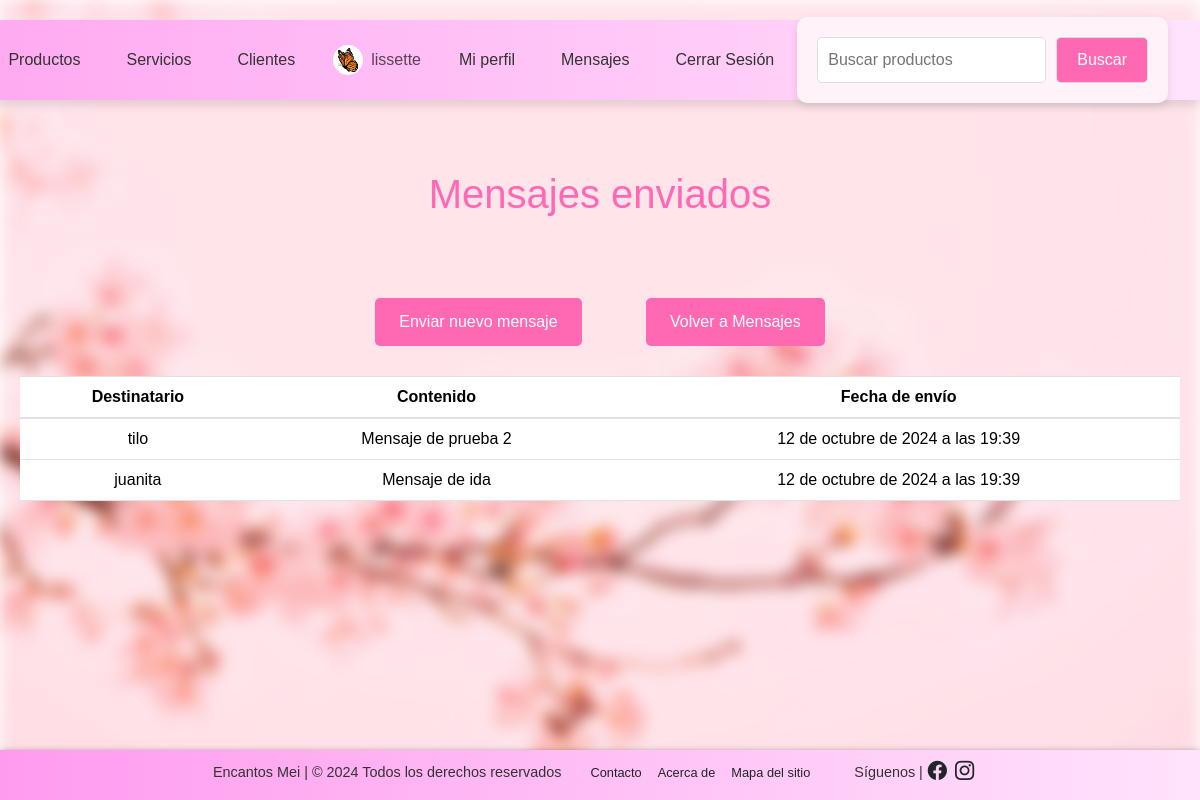
The app's page /messages/sent/ (signed in) with its own data.
### shop/models.py (models this page shows)
class Profile(models.Model):
    user = models.OneToOneField(User, on_delete=models.CASCADE)
    address = models.CharField(max_length=255, blank=True)
    phone_number = models.CharField(max_length=20, blank=True)
    profile_picture = models.ImageField(upload_to='profile_pictures/', blank=True, null=True)

### shop_messages/models.py (models this page shows, shortened)
class Message(models.Model):
    sender = models.ForeignKey(User, related_name='sent_messages', null=True, blank=True, on_delete=models.CASCADE)
    sender_name = models.CharField(max_length=255, null=True, blank=True)
    recipient = models.ForeignKey(User, related_name='received_messages', on_delete=models.CASCADE)
    content = models.TextField()
    sent_date = models.DateTimeField(auto_now_add=True)
    read = models.BooleanField(default=False)

### shop_messages/views.py (the view)
# urls.py: path('sent/', SentMessagesView.as_view(), name='sent_messages'),
class SentMessagesView(View):
    def get(self, request):
        messages = Message.objects.filter(sender=request.user).order_by('-sent_date')
        return render(request, 'sent_messages.html', {
            'messages': messages,
            'is_admin': is_admin(request.user),
        })

### shop/context_processors.py (called while the page is built)
def profile_context(request):
    profile = None
    if request.user.is_authenticated:
        try:
            profile = Profile.objects.get(user=request.user)
        except Profile.DoesNotExist:
            pass
    return {'profile': profile}

def notification_count(request):
    if request.user.is_authenticated:
        count = Notification.objects.filter(user=request.user, read=False).count()
        return {'notification_count': count}
    return {'notification_count': 0}

### shop_messages/views.py (called while the page is built)
def is_admin(user):
    return user.groups.filter(name='Administradora de tienda').exists() or user.is_superuser

### shop_messages/templates/sent_messages.html (shortened to what this page needs)
{% extends 'base.html' %}
{% block content %}
    <h1 style="margin-top: 50px; margin-bottom: 50px;">
        Mensajes enviados
    </h1>
    <a href="{% url 'send_message' %}" class="btn btn-primary">
        Enviar nuevo mensaje
    </a>
    <a href="{% url 'messages' %}" class="btn btn-primary">
        Volver a Mensajes
    </a>
    <table class="table">
        <thead>
            <tr>
                <th>
                    Destinatario
                </th>
                <th>
                    Contenido
                </th>
                <th>
                    Fecha de envío
                </th>
            </tr>
        </thead>
        <tbody>
            {% for message in messages %}
                <tr>
                    <td>
                        {{ message.recipient.username }}
                    </td>
                    <td>
                        {{ message.content }}
                    </td>
                    <td>
                        {{ message.sent_date }}
                    </td>
                </tr>
            {% empty %}
            <tr>
                <td colspan="3">
                    No tiene mensajes enviados
                </td>
            </tr>
            {% endfor %}
        </tbody>
    </table>
{% endblock %}

### shop/templates/base.html (shortened to what this page needs)
{% load static %}
<!DOCTYPE html>
<html lang="es">
    <head>
        <link rel="stylesheet" href="https://stackpath.bootstrapcdn.com/bootstrap/4.5.2/css/bootstrap.min.css">
        <link href="https://cdn.jsdelivr.net/npm/bootstrap@5.3.3/dist/css/bootstrap.min.css" rel="stylesheet">
        <link rel="stylesheet" href="https://cdn.jsdelivr.net/npm/bootstrap-icons@1.8.1/font/bootstrap-icons.css">
        <link rel="stylesheet" href="{% static 'css/styles.css' %}">
    </head>
    <body>
        <nav class="navbar navbar-expand-lg custom-navbar" role="navigation">
    <div class="container-fluid">
        <div class="collapse navbar-collapse" id="navbarNav">
            <ul class="navbar-nav me-auto">
                <li class="nav-item">
                    <a class="nav-link {% if request.path == '/shop/products/' %}active{% endif %}" href="{% url 'products' %}">Productos</a>
                </li>
                <li class="nav-item">
                    <a class="nav-link {% if request.path == '/shop/services/' %}active{% endif %}" href="{% url 'services' %}">Servicios</a>
                </li>
                        {% if user.is_authenticated %}
                        {% if is_admin %}
                        <li class="nav-item">
                            <a class="nav-link {% if request.path == '/shop/clients/' %}active{% endif %}" href="{% url 'clients' %}">Clientes</a>
                        </li>
                    {% endif %}
                            <li class="nav-item">
                                <span class="navbar-text d-flex align-items-center" style="white-space: nowrap;">
                                    {% if profile and profile.profile_picture %}
                                        <img src="{{ profile.profile_picture.url }}" alt="Imagen de perfil" width="30" height="30" class="rounded-circle me-2" style="margin-right: 5px;">
                                    {% endif %}{{ user.username }}
                                </span>
                            </li>
                            <li class="nav-item">
                                <a class="nav-link {% if request.path == '/shop/profile/' %}active{% endif %}" href="{% url 'profile' %}">
                                    Mi perfil
                                </a>
                            </li>
                            <li class="nav-item">
                                <a class="nav-link {% if request.path == '/messages/messages/' %}active{% endif %}" href="{% url 'messages' %}">
                                    Mensajes
                                </a>
                            </li>
                            <li class="nav-item">
                                <a class="nav-link {% if request.path == '/shop/logout/' %}active{% endif %}" href="{% url 'logout' %}">
                                    Cerrar Sesión
                                </a>
                            </li>
                        {% endif %}
                    </ul>
                    <div style="display: flex; justify-content: center; align-items: center; margin: 20px auto; max-width: 400px; height: 80px;">
                        <form class="form-search" method="GET" action="{% url 'search_products' %}" role="search" style="display: flex; width: 100%; align-items: center;">
                            <input  type="search" name="query" placeholder="Buscar productos" aria-label="Search" style="flex: 1; margin-right: 10px; border: 1px solid #ddd; border-radius: 5px; padding: 10px;">
                            <button class="btn btn-outline-light" type="submit" style="border: 1px solid #ddd; border-radius: 5px; padding: 10px 20px;">
                                Buscar
                            </button>
                        </form>
                    </div>
                </div>
            </div>
        </nav>
        <div class="content">
            {% block content %}
            {% endblock %}
        </div>
        <footer class="bg-light text-center text-lg-start mt-auto">
            <div class="container p-2">
                <div class="row justify-content-between align-items-center">
                    <div class="col-auto">
                        <h5 style="display: inline;">Encantos Mei | © 2024 Todos los derechos reservados</p>
                    </div>
                    <div class="col-auto">
                        <ul class="list-unstyled d-flex" style="font-size: 0.8rem; padding: 0; margin: 0;">
                            <li class="me-3"><a href="{% url 'contact' %}" class="text-dark text-decoration-none hover-link">Contacto</a></li>
                            <li class="me-3"><a href="{% url 'about' %}" class="text-dark text-decoration-none hover-link">Acerca de</a></li>
                            <li><a href="{% url 'pages' %}" class="text-dark text-decoration-none hover-link">Mapa del sitio</a></li>
                        </ul>
                    </div>
                    <div class="col-auto">
                        <h5 style="display: inline;">Síguenos |</h5>
                        <a href="#" class="me-2 text-dark hover-link" style="display: inline;"><i class="bi bi-facebook" style="font-size: 1.2rem;"></i></a>
                        <a href="#" class="text-dark hover-link" style="display: inline;"><i class="bi bi-instagram" style="font-size: 1.2rem;"></i></a>
                    </div>
                </div>
            </div>
        </footer>
    </body>
</html>

### shop/static/css/styles.css (style rules this page uses)
body { font-family: 'Arial', sans-serif; color: #333; margin: 0; padding: 0; min-height: 100vh; display: flex; flex-direction: column; overflow-y: scroll; }
body::before { content: ''; position: fixed; top: 0; left: 0; right: 0; bottom: 0; background-image: url("../images/pink_flowers.jpg"); background-size: cover; background-position: center; filter: blur(8px); z-index: -1; }
h1 { color: #ff69b4; }
nav { position: relative; top: 20px; right: 20px; background-color: rgba(255, 255, 255, 0.2); border-radius: 15px; padding: 10px 20px; box-shadow: 0 6px 10px rgba(0, 0, 0, 0.1); display: flex; justify-content: flex-end; align-items: center; transition: background-color 0.3s; }
nav ul { list-style: none; padding: 0; margin: 0; display: flex; }
nav li { margin: 15px; align-self: center; }
nav a { text-decoration: none; color: #333; padding: 10px 15px; border-radius: 5px; transition: background-color 0.3s, color 0.3s; }
.navbar { position: fixed; right: 0; top: 20px; border-radius: 50px 0 0 50px; padding: 10px 20px; display: flex; align-items: center; height: 80px; box-shadow: 0 6px 10px rgba(0, 0, 0, 0.1); z-index: 1000; background: linear-gradient(270deg, rgba(255, 227, 252, 1) 0%, rgba(255, 155, 239, 1) 100%); }
.navbar-nav .nav-item { margin-right: 15px; }
.navbar-nav .nav-link { white-space: nowrap; color: #333; }
.container { max-width: 800px; margin: auto; }
form { max-width: 400px; margin: 20px auto; padding: 20px; background-color: #fff2f9; border-radius: 10px; box-shadow: 0 4px 10px rgba(0, 0, 0, 0.1); display: flex; flex-direction: column; align-items: center; }
footer { position: relative; left: 0; bottom: 0; z-index: 10; width: 100%; min-height: 50px; background: linear-gradient(270deg, rgba(255, 227, 252, 1) 0%, rgba(255, 155, 239, 1) 100%); box-shadow: 0 4px 8px rgba(0, 0, 0, 0.8); }
footer .container { display: flex; justify-content: space-between; align-items: center; }
footer .row { width: 100%; flex-wrap: nowrap; align-items: center; }
footer h5, footer p { font-size: 0.9rem; margin: 0 5px; }
footer ul { list-style: none; padding: 0; margin: 0; display: flex; }
footer li { margin-right: 15px; }
.hover-link { transition: color 0.3s ease; }
.btn-primary { margin: 30px; }
footer .col-auto { display: flex; align-items: center; }
.d-flex { align-items: center; }
.content { position: relative; z-index: 1; padding: 20px; text-align: center; flex: 1; margin-top: 100px; }
.btn { padding: 12px 24px; background-color: rgba(255, 105, 180, 1); color: white; border: none; border-radius: 5px; font-size: 16px; transition: background-color 0.3s, transform 0.3s; opacity: 100%; }
.container { display: flex; justify-content: center; align-items: center; height: 100%; }
.form-search { max-width: 400px; margin: 20px auto; padding: 20px; background-color: #fff2f9; border-radius: 10px; box-shadow: 0 4px 10px rgba(0, 0, 0, 0.1); display: flex; flex-direction: row; align-items: center; }

### records on screen
Profile: profile_picture (picture)
Message: recipient.username "tilo", content "Mensaje de prueba 2", sent_date "12 de octubre de 2024 a las 19:39"
Message: recipient.username "juanita", content "Mensaje de ida", sent_date "12 de octubre de 2024 a las 19:39"

### other values on screen
{{ user.username }} "lissette"
